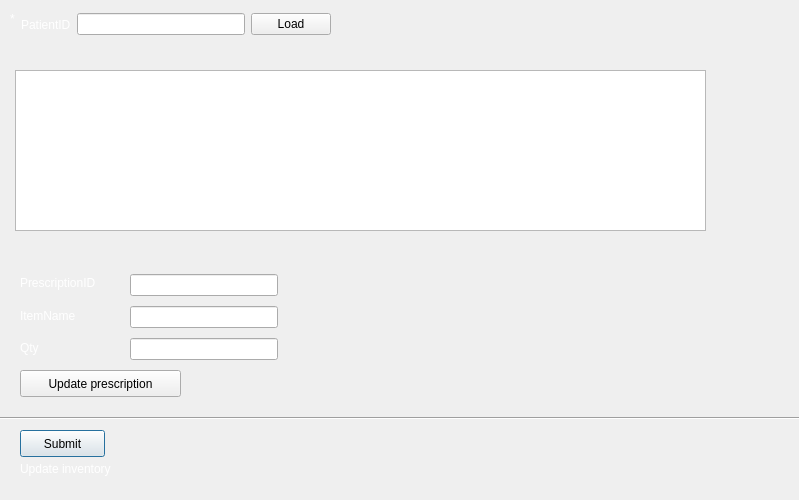
<?xml version="1.0" encoding="UTF-8"?>
<ui version="4.0">
 <class>Pharmacy</class>
 <widget class="QDialog" name="Pharmacy">
  <property name="geometry">
   <rect>
    <x>0</x>
    <y>0</y>
    <width>799</width>
    <height>500</height>
   </rect>
  </property>
  <property name="windowTitle">
   <string>Pharmacy</string>
  </property>
  <widget class="QTableView" name="tableView">
   <property name="geometry">
    <rect>
     <x>15</x>
     <y>70</y>
     <width>691</width>
     <height>161</height>
    </rect>
   </property>
  </widget>
  <widget class="QLabel" name="label_14">
   <property name="geometry">
    <rect>
     <x>10</x>
     <y>10</y>
     <width>16</width>
     <height>17</height>
    </rect>
   </property>
   <property name="styleSheet">
    <string notr="true">color:rgb(255, 255, 255)</string>
   </property>
   <property name="text">
    <string>*</string>
   </property>
  </widget>
  <widget class="QLabel" name="label_fill">
   <property name="geometry">
    <rect>
     <x>20</x>
     <y>50</y>
     <width>271</width>
     <height>17</height>
    </rect>
   </property>
   <property name="styleSheet">
    <string notr="true">color:rgb(240, 164, 164)</string>
   </property>
   <property name="text">
    <string/>
   </property>
  </widget>
  <widget class="QPushButton" name="pushButton_2">
   <property name="geometry">
    <rect>
     <x>20</x>
     <y>430</y>
     <width>85</width>
     <height>27</height>
    </rect>
   </property>
   <property name="text">
    <string>Submit</string>
   </property>
  </widget>
  <widget class="QPushButton" name="pushButton_5">
   <property name="geometry">
    <rect>
     <x>20</x>
     <y>370</y>
     <width>161</width>
     <height>27</height>
    </rect>
   </property>
   <property name="text">
    <string>Update prescription</string>
   </property>
  </widget>
  <widget class="QLabel" name="label_4">
   <property name="geometry">
    <rect>
     <x>20</x>
     <y>460</y>
     <width>131</width>
     <height>17</height>
    </rect>
   </property>
   <property name="styleSheet">
    <string notr="true">color: rgb(255, 255, 255)</string>
   </property>
   <property name="text">
    <string>Update inventory</string>
   </property>
  </widget>
  <widget class="Line" name="line">
   <property name="geometry">
    <rect>
     <x>0</x>
     <y>410</y>
     <width>961</width>
     <height>16</height>
    </rect>
   </property>
   <property name="orientation">
    <enum>Qt::Horizontal</enum>
   </property>
  </widget>
  <widget class="QWidget" name="layoutWidget">
   <property name="geometry">
    <rect>
     <x>21</x>
     <y>10</y>
     <width>310</width>
     <height>29</height>
    </rect>
   </property>
   <layout class="QHBoxLayout" name="horizontalLayout">
    <item>
     <widget class="QLabel" name="label_12">
      <property name="styleSheet">
       <string notr="true">color: rgb(255, 255, 255)</string>
      </property>
      <property name="text">
       <string>PatientID</string>
      </property>
     </widget>
    </item>
    <item>
     <widget class="QLineEdit" name="txt_pid"/>
    </item>
    <item>
     <widget class="QPushButton" name="pushButton">
      <property name="text">
       <string>Load</string>
      </property>
     </widget>
    </item>
   </layout>
  </widget>
  <widget class="QWidget" name="layoutWidget">
   <property name="geometry">
    <rect>
     <x>130</x>
     <y>270</y>
     <width>148</width>
     <height>95</height>
    </rect>
   </property>
   <layout class="QVBoxLayout" name="verticalLayout_2">
    <item>
     <widget class="QLineEdit" name="txt_id"/>
    </item>
    <item>
     <widget class="QLineEdit" name="txt_it"/>
    </item>
    <item>
     <widget class="QLineEdit" name="txt_qty"/>
    </item>
   </layout>
  </widget>
  <widget class="QWidget" name="layoutWidget">
   <property name="geometry">
    <rect>
     <x>20</x>
     <y>270</y>
     <width>100</width>
     <height>91</height>
    </rect>
   </property>
   <layout class="QVBoxLayout" name="verticalLayout_3">
    <item>
     <widget class="QLabel" name="label_3">
      <property name="styleSheet">
       <string notr="true">color: rgb(255, 255, 255)</string>
      </property>
      <property name="text">
       <string>PrescriptionID</string>
      </property>
     </widget>
    </item>
    <item>
     <widget class="QLabel" name="label">
      <property name="styleSheet">
       <string notr="true">color: rgb(255, 255, 255)</string>
      </property>
      <property name="text">
       <string>ItemName</string>
      </property>
     </widget>
    </item>
    <item>
     <widget class="QLabel" name="label_2">
      <property name="styleSheet">
       <string notr="true">color: rgb(255, 255, 255)</string>
      </property>
      <property name="text">
       <string>Qty</string>
      </property>
     </widget>
    </item>
   </layout>
  </widget>
 </widget>
 <resources/>
 <connections/>
</ui>
